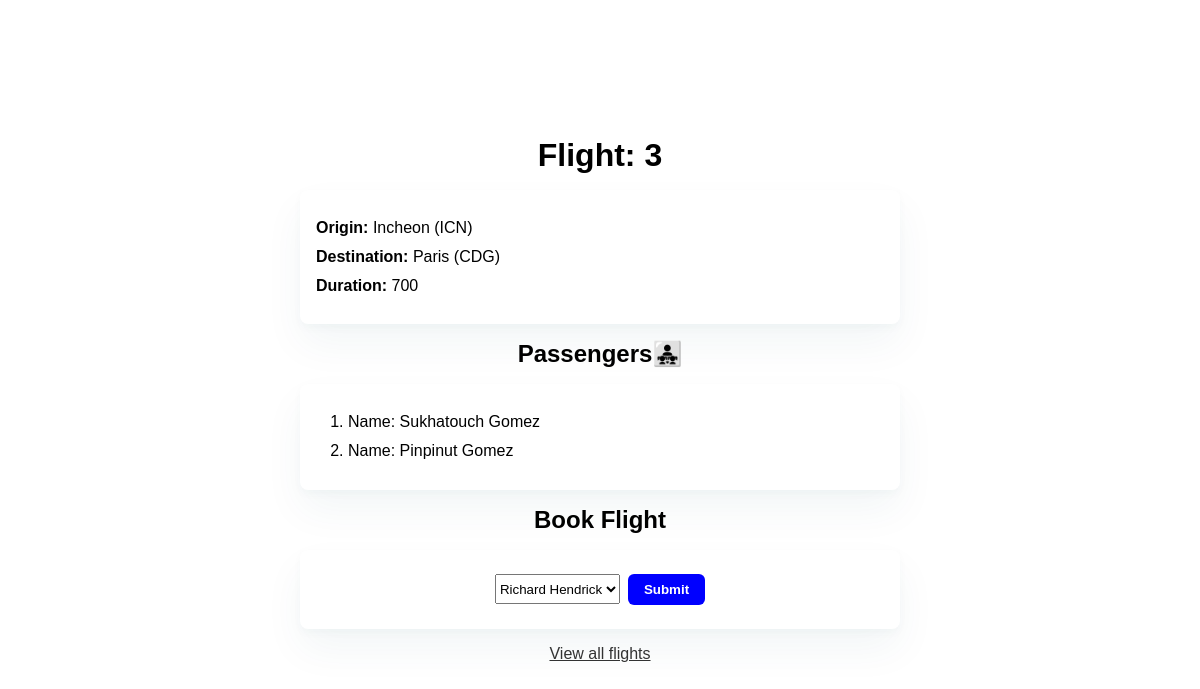
The page /flights/3 on the database its author committed.
### flights/models.py (models this page shows, shortened)
class Flight(models.Model):
    origin = models.ForeignKey(
        Airport, on_delete=models.CASCADE, related_name="departures")
    destination = models.ForeignKey(
        Airport, on_delete=models.CASCADE, related_name="arrivals")
    duration = models.IntegerField()

class Airport(models.Model):
    code = models.CharField(max_length=3)
    city = models.CharField(max_length=64)
    def __str__(self):
        return f"{self.city} ({self.code})"

class Passenger(models.Model):
    first = models.CharField(max_length=64)
    last = models.CharField(max_length=64)
    flights = models.ManyToManyField(
        Flight, blank=True, related_name="passengers")
    def __str__(self):
        return f"{self.first} {self.last}"

### flights/views.py (the view)
# urls.py: path("<int:flight_id>", views.flight, name="flight"),
def flight(request, flight_id):
    flight = Flight.objects.get(pk=flight_id)
    return render(request, "flights/flight.html", {
        "flight": flight,
        "passengers": flight.passengers.all(),
        "non_passengers": Passenger.objects.exclude(flights=flight).all()
    })

### flights/templates/flights/flight.html (shortened to what this page needs)
{% extends "flights/layout.html" %} {%block body%}
<div class="container">
  <h1>Flight: {{flight.id}}</h1>
  <ul class="card">
    <li><strong>Origin:</strong> {{ flight.origin }}</li>
    <li><strong>Destination:</strong> {{ flight.destination }}</li>
    <li><strong>Duration:</strong> {{ flight.duration }}</li>
  </ul>
  <h2>Passengers👨‍👧‍👧</h2>
  <ol class="card">
    {%if passengers %} {% for passenger in passengers %}
    <li>Name: {{passenger}}</li>
    {% endfor%} {%else %} <p>No passenger</p> {%endif %}
  </ol>
  <h2>Book Flight</h2>
  <div class="card text-center">
    {% if non_passengers %}
    <form action="{% url 'book' flight.id %}" method="post">
      <select name="passenger">
        {% for passenger in non_passengers %}
        <option value="{{ passenger.id }}">{{passenger}}</option>
        {%endfor%}
      </select>
      <input type="submit" class="button" />
    </form>
    {% else %}
    <p>All passengers got flights!</p>
    {% endif %}
  </div>
  <a href="{% url 'index' %}" style="text-decoration: underline;"
    >View all flights</a
  >
</div>
{%endblock%}

### flights/static/flights/styles.css (style rules this page uses)
* { font-family: sans-serif; margin: 0; padding: 0; box-sizing: border-box; }
.container { display: flex; justify-content: center; align-items: center; flex-direction: column; width: 100vw; height: 100vh; }
ul { list-style: none; }
a { color: #333; text-decoration: none; }
.card { background-color: #fff; border-radius: 8px; margin-top: 16px; margin-bottom: 16px; padding: 24px 16px; box-shadow: 0px 4px 8px rgba(17, 85, 103, 0.03), 0px 20px 40px rgba(17, 85, 103, 0.05); min-width: 50%; line-height: 1.8; }
.text-center { text-align: center; }
ol.card { padding-left: 48px; }
form { display: flex; justify-content: center; align-items: center; }
select { height: 30px; }
.button { background-color: blue; padding: 8px 16px; margin-left: 8px; border: 0; border-radius: 6px; font-weight: 700; color: #fff; }

### rows shown on the page
Flight: id "3", origin "Incheon (ICN)", destination "Paris (CDG)", duration "700"
Passenger: first+last "Sukhatouch Gomez"
Passenger: first+last "Pinpinut Gomez"

### other values the page prints
form field passenger "Richard Hendrick"
